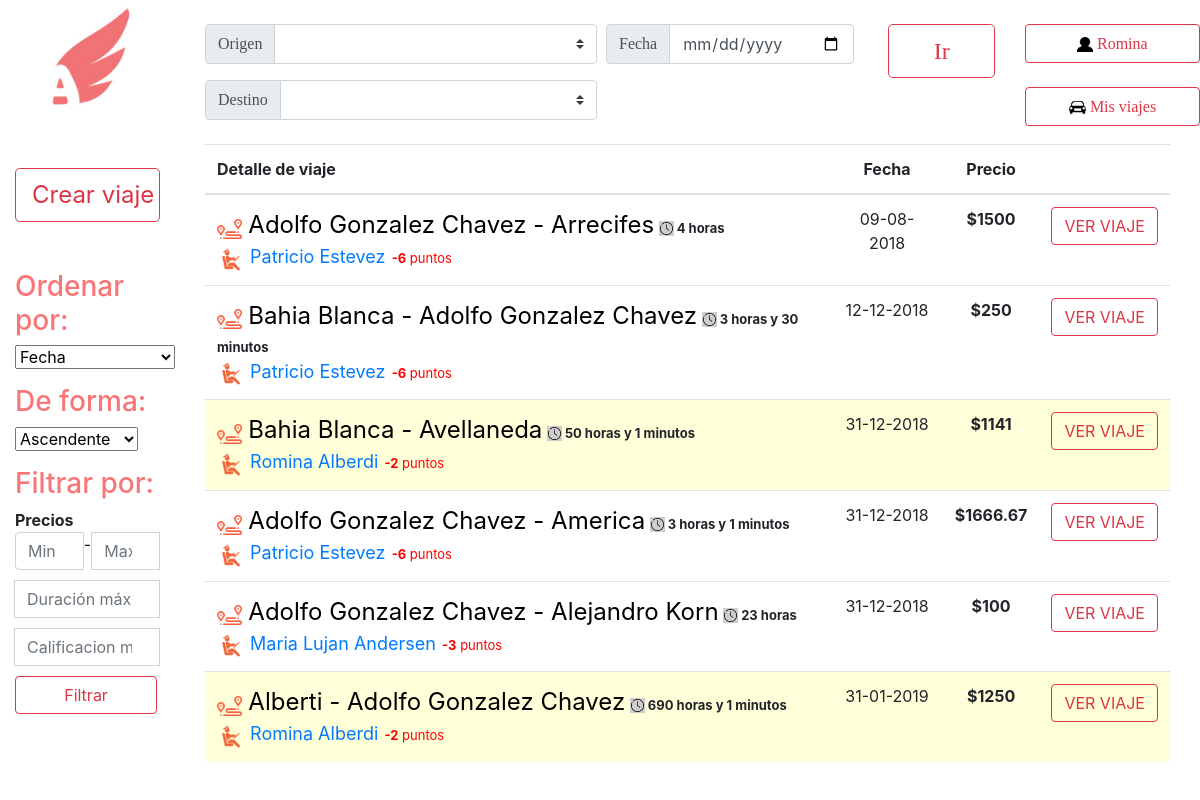
Page /PaginaPrincipal.php?inicio=romi.albertdi@gmail.com (signed in) on the earlier database version.
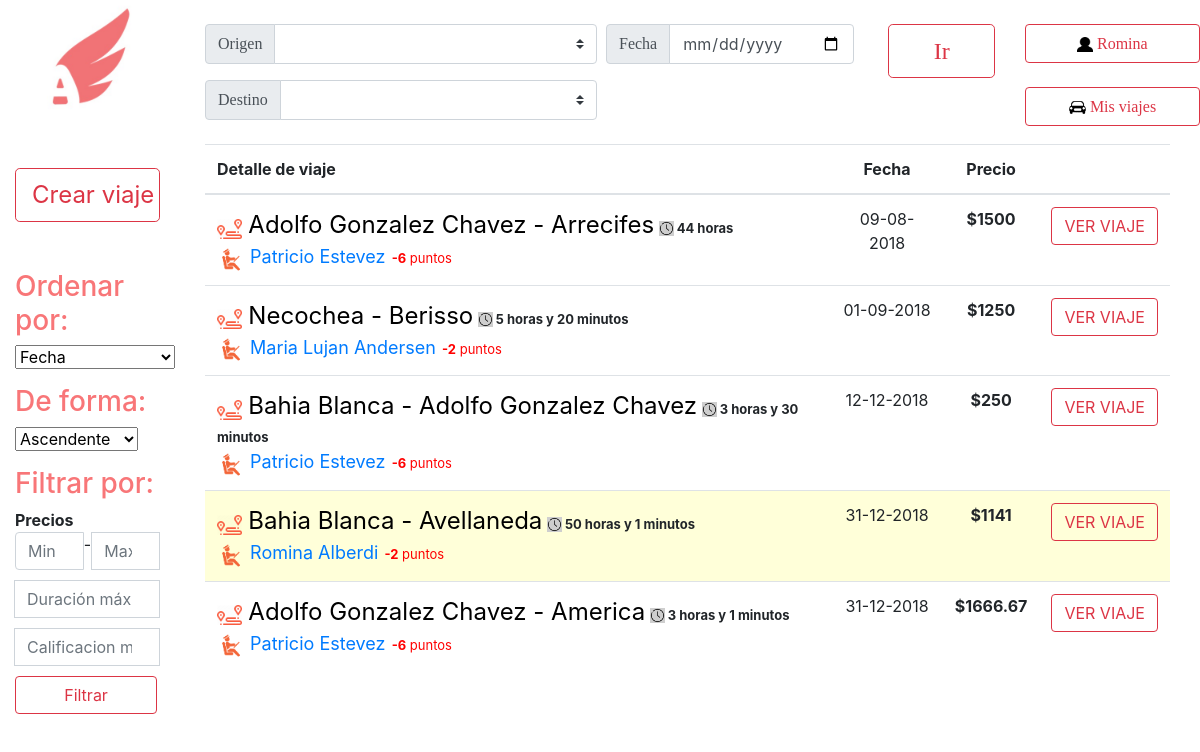
Same page on the later database version.
### tables this page shows
CREATE TABLE IF NOT EXISTS `viajes` (
  `IDviaje` int(11) NOT NULL AUTO_INCREMENT,
  `fecha` date NOT NULL,
  `hora` time NOT NULL,
  `IDvehiculo` int(50) NOT NULL,
  `IDconductor` int(50) NOT NULL,
  `llegada` datetime NOT NULL,
  `IDOrigen` int(11) NOT NULL,
  `IDDestino` int(11) NOT NULL,
  `Precio` double NOT NULL,
  `asientos_disponibles` int(5) NOT NULL,
  `realizado` tinyint(1) NOT NULL DEFAULT '0',
  PRIMARY KEY (`IDviaje`)
);

CREATE TABLE IF NOT EXISTS `ciudades` (
  `nombre` varchar(100) NOT NULL,
  `IDCiudad` int(11) NOT NULL AUTO_INCREMENT,
  PRIMARY KEY (`IDCiudad`)
);

CREATE TABLE IF NOT EXISTS `usuarios` (
  `nombre` varchar(50) NOT NULL,
  `apellido` varchar(50) NOT NULL,
  `email` varchar(50) NOT NULL,
  `clave` varchar(50) NOT NULL,
  `fecha` date NOT NULL,
  `foto` longblob,
  `token` varchar(100) NOT NULL,
  `ID` int(11) NOT NULL AUTO_INCREMENT,
  `borrado` tinyint(1) NOT NULL DEFAULT '0',
  `penalizacion` int(20) NOT NULL DEFAULT '0',
  `penalizacion_acom` int(20) NOT NULL DEFAULT '0',
  `deuda` float NOT NULL DEFAULT '0',
  PRIMARY KEY (`ID`)
);

### PaginaPrincipal.php (the view, shortened to what the changed rows need)
<!doctype html>
<html lang="en">
  <head>
    <link rel="stylesheet" href="css/bootstrap.min.css">
    <link rel="stylesheet" href="css/Estilos.css">
  </head>
  <body>
          <?php
          $link = conectarABase();
          $id = $_SESSION['id'];
          $hoy = new DateTime('today');
          $ordenamiento=1;
          $forma='a';
          switch ($ordenamiento) {
                case 1:
                    if($forma=='d'){$viajes = mysqli_query($link,"SELECT * FROM viajes ORDER BY fecha desc,hora desc");}
                    else{$viajes = mysqli_query($link,"SELECT * FROM viajes ORDER BY fecha,hora");}
                    break;
            }
        ?>
      <br><br><br><br><br><br>
          <div class="row">
              <div class="col-10 ">
                        <div style="margin-right: 30px">
                            <table class="table table-hover">
                                <thead>
                                    <tr>
                                        <th>Detalle de viaje</th>
                                        <th class='text-center'>Fecha</th>
                                        <th class="text-center">Precio</th>
                                        <th> </th>
                                    </tr>
                                </thead>
                                <tbody>
                                    <?php while($row = $viajes->fetch_array(MYSQLI_NUM)){
                                    $fechaViaje = new DateTime($row[1] . $row[2]);
                                    if (($fechaViaje > $hoy)&&($row[9]>0)){
                                    $origen= mysqli_query($link, "SELECT * FROM ciudades where IDCiudad=$row[6]");
                                    $origen = $origen ->fetch_array(MYSQLI_NUM);
                                    $destino= mysqli_query($link, "SELECT * FROM ciudades where IDCiudad=$row[7]");
                                    $destino = $destino ->fetch_array(MYSQLI_NUM);
                                    $conductor = mysqli_query($link, "SELECT * FROM usuarios where ID=$row[4]");
                                    $conductor = $conductor ->fetch_array(MYSQLI_NUM);
                                    $calificaciones = mysqli_query($link, "SELECT calificacion FROM calificaciones where IDdestino=$conductor[7] AND aConductor");
                                    $puntos=0;
                                    $fecha1 = new DateTime("$row[1] . $row[2]");
                                    $fecha2 = new DateTime($row[5]);
                                    $diferencia = $fecha2->diff($fecha1);$agregar=0;
                                    if($diferencia->d>0){
                                      $agregar=$diferencia->d*24;
                                    }
                                    $horas=$diferencia->h+$agregar;
                                    while($cal = $calificaciones->fetch_array(MYSQLI_NUM)){
                                        $puntos=$puntos+$cal[0];
                                    }
                                    $puntos = $puntos - $conductor[9];
                                    $mostrar = true;
                                    if($mostrar){
                                    ?>
                                    <tr style="background-color: <?php if ($row[4]==$id) { echo "#ffffd9";} ?> ">
                                        <td>
                                        <div class="media">
                                            <div class="media-body">
                                                <img src="Imagenes/VIAJE.png" height="20"><font size='5' color='black'> <?php echo"$origen[0] - $destino[0]" ?></font>&nbsp;<img src="Imagenes/reloj.png" height="15"><strong style="font-size: 13px"> <?php echo "$horas horas";if(($diferencia->i)!=0){echo" y $diferencia->i minutos";}?></strong><br>
                                                <img src="Imagenes/CONDUCTOR.png" height="28"><font size='4'><a href="verPerfil.php?id=<?php echo $conductor[7]?>"> <?php echo "$conductor[0] $conductor[1]"?></a></font><font size='2' color='<?php if ($puntos>=0){echo "green";}else{echo "red";}?>'><strong color='<?php if($puntos>=0){echo "green";}else{echo "red";} ?>'>&nbsp;&nbsp;<?php echo $puntos?></strong> puntos</font><br>
                                            </div>
                                        </div> </td>
                                        <td style="text-align: center">
                                        <?php $fechaS = new DateTime($row[1]); echo $fechaS->format('d-m-Y');?>
                                        </td>
                                        <td style="text-align: center"><strong><?php echo '$' . round($row[8],2);?></strong></td>
                                        <td>
                                            <a class="btn btn-outline-danger" href="verViaje.php?id=<?php echo $row[0];?>">
                                             VER VIAJE
                                        </a></td>
                                    </tr>
                                    <?php }}}?>
                                    </tbody>
                                </table>
                    </div>
              </div>
          </div>
  </body>
</html>

Differences in the rows shown:
no longer on this page (row edited): viajes: ciudades.nombre "Adolfo Gonzalez Chavez", ciudades.nombre "Alejandro Korn", horas "23", usuarios.nombre "Maria Lujan", usuarios.apellido "Andersen", puntos "-3", fecha "31-12-2018", Precio "100"
no longer on this page (row edited): viajes: ciudades.nombre "Alberti", ciudades.nombre "Adolfo Gonzalez Chavez", horas "690", i "1", usuarios.nombre "Romina", usuarios.apellido "Alberdi", puntos "-2", fecha "31-01-2019", Precio "1250", IDconductor 113 (drawn)
changed viajes "Arrecifes": IDOrigen "4" → "44"
added viajes: ciudades.nombre "Necochea", ciudades.nombre "Berisso", $horas "5", i "20", usuarios.nombre "Maria Lujan", usuarios.apellido "Andersen", puntos "-2", fecha "01-09-2018", Precio "1250"
